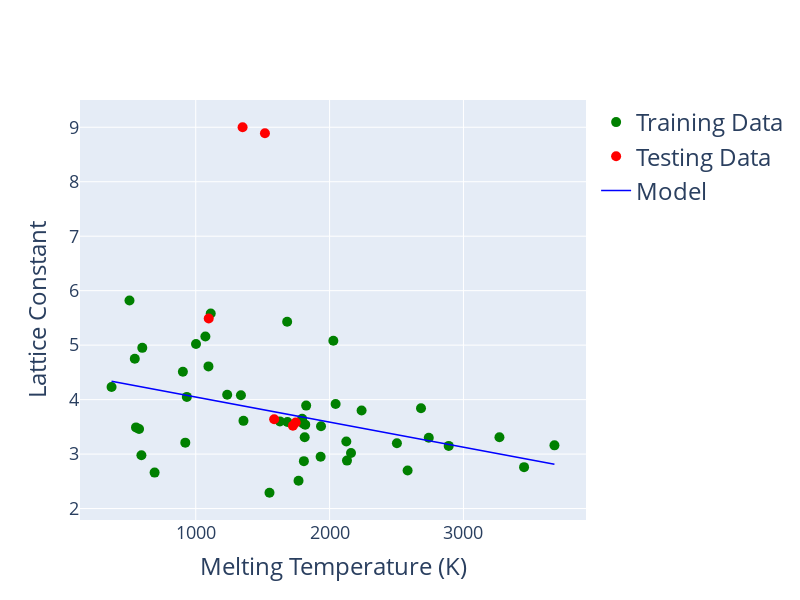

Notebook code cell kept with this figure:
### Code cell
plot(melt_train, melt_test, lattice_train, lattice_test, "Melting Temperature (K)", "Lattice Constant", predictions) 
# This line plots the results from that model

### Figure 1 — Plotly figure (JSON) as saved in the notebook; plotly's stock layout.template omitted (floating-point values rounded to 4 significant figures)
{"data": [{"marker": {"color": "green", "size": 10}, "mode": "markers", "name": "Training Data", "type": "scatter", "x": [1814, 2028, 2239, 3269, 1768, 1112, 1802, 1551, 1338.0, 1795, 1072, 544.5, 2160, 2890, 2045, 1825, 933.5, 505.1, 1683, 2683, 576.6, 1002, 600.6, 1357.0, 2503, 1936, 1235.0, 2130, 371.0, 922, 692.7, 1629, 594.1, 2583, 1685, 2125, 1095, 2741, 3453, 903.9, 1808, 553.7, 1933, 1818, 3680], "y": [3.31, 5.08, 3.8, 3.31, 2.51, 5.58, 3.56, 2.29, 4.08, 3.65, 5.16, 4.75, 3.02, 3.15, 3.92, 3.89, 4.05, 5.82, 5.43, 3.84, 3.46, 5.02, 4.95, 3.61, 3.2, 3.51, 4.09, 2.88, 4.23, 3.21, 2.66, 3.6, 2.98, 2.7, 3.59, 3.23, 4.61, 3.3, 2.76, 4.51, 2.87, 3.49, 2.95, 3.54, 3.16]}, {"marker": {"color": "red", "size": 10}, "mode": "markers", "name": "Testing Data", "type": "scatter", "x": [1747, 1726, 1517, 1586, 1097, 1350], "y": [3.58, 3.52, 8.89, 3.64, 5.49, 9]}, {"line": {"color": "blue", "width": 1.5}, "mode": "lines", "name": "Model", "type": "scatter", "x": [1814, 2028, 2239, 3269, 1768, 1112, 1802, 1551, 1338.0, 1795, 1072, 544.5, 2160, 2890, 2045, 1825, 933.5, 505.1, 1683, 2683, 576.6, 1002, 600.6, 1357.0, 2503, 1936, 1235.0, 2130, 371.0, 922, 692.7, 1629, 594.1, 2583, 1685, 2125, 1095, 2741, 3453, 903.9, 1808, 553.7, 1933, 1818, 3680, 1747, 1726, 1517, 1586, 1097, 1350], "y": [3.672, 3.574, 3.477, 3.003, 3.693, 3.995, 3.678, 3.793, 3.891, 3.681, 4.013, 4.256, 3.513, 3.178, 3.566, 3.667, 4.077, 4.274, 3.733, 3.273, 4.241, 4.046, 4.23, 3.883, 3.356, 3.616, 3.938, 3.527, 4.336, 4.082, 4.188, 3.757, 4.233, 3.319, 3.732, 3.529, 4.003, 3.246, 2.919, 4.091, 3.675, 4.252, 3.618, 3.67, 2.814]}], "layout": {"height": 600, "hovermode": "closest", "legend": {"font": {"size": 24}}, "showlegend": true, "width": 800, "xaxis": {"gridwidth": 1, "tickfont": {"size": 18}, "title": {"font": {"size": 24}, "text": "Melting Temperature (K)"}, "zeroline": false}, "yaxis": {"gridwidth": 1, "tickfont": {"size": 18}, "title": {"font": {"size": 24}, "text": "Lattice Constant"}, "zeroline": false}}}
